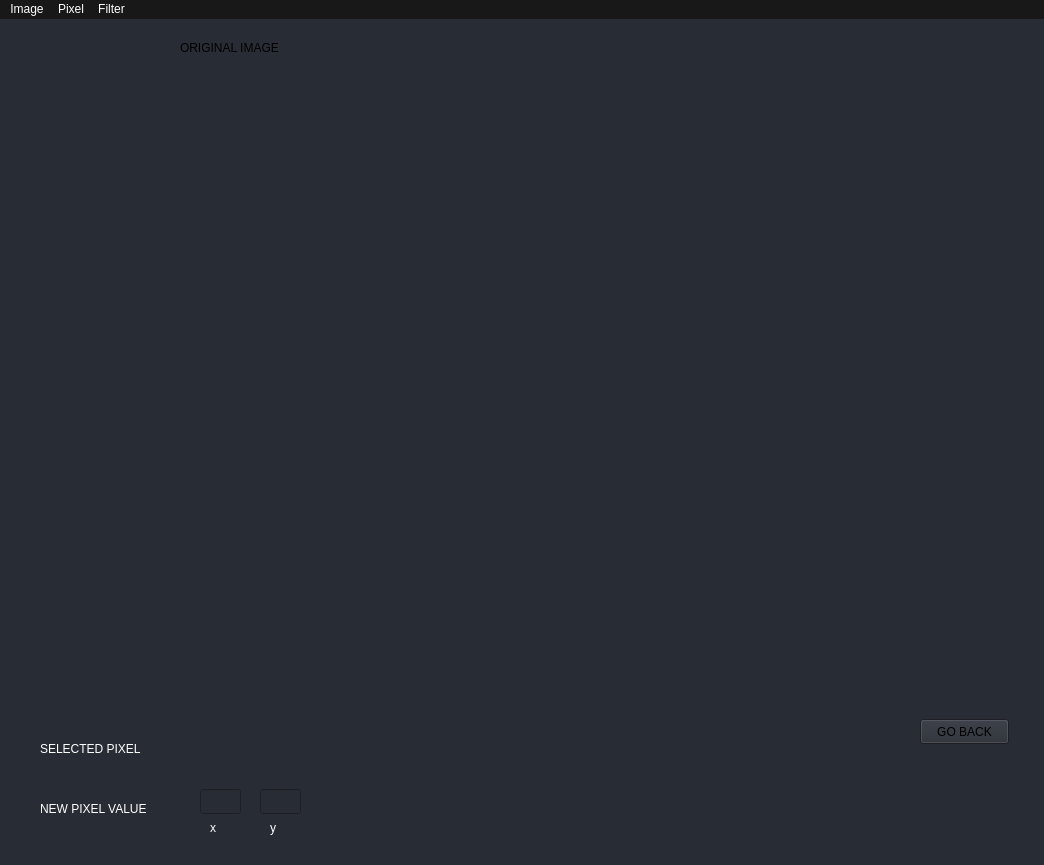
<?xml version="1.0" encoding="UTF-8"?>
<ui version="4.0">
 <class>MainWindow</class>
 <widget class="QMainWindow" name="MainWindow">
  <property name="geometry">
   <rect>
    <x>0</x>
    <y>0</y>
    <width>1044</width>
    <height>865</height>
   </rect>
  </property>
  <property name="windowTitle">
   <string>MainWindow</string>
  </property>
  <property name="styleSheet">
   <string notr="true">background-color: rgb(40, 44, 52); 
 </string>
  </property>
  <widget class="QWidget" name="centralwidget">
   <widget class="QPushButton" name="pushButton">
    <property name="geometry">
     <rect>
      <x>920</x>
      <y>700</y>
      <width>89</width>
      <height>25</height>
     </rect>
    </property>
    <property name="text">
     <string>GO BACK</string>
    </property>
   </widget>
   <widget class="QWidget" name="gridLayoutWidget">
    <property name="geometry">
     <rect>
      <x>30</x>
      <y>50</y>
      <width>491</width>
      <height>631</height>
     </rect>
    </property>
    <layout class="QGridLayout" name="gridLayout">
     <item row="0" column="0">
      <widget class="QLabel" name="original_image">
       <property name="text">
        <string/>
       </property>
       <property name="scaledContents">
        <bool>true</bool>
       </property>
      </widget>
     </item>
    </layout>
   </widget>
   <widget class="QWidget" name="gridLayoutWidget_2">
    <property name="geometry">
     <rect>
      <x>530</x>
      <y>50</y>
      <width>471</width>
      <height>631</height>
     </rect>
    </property>
    <layout class="QGridLayout" name="gridLayout_2">
     <item row="0" column="0">
      <widget class="QLabel" name="filtered_image">
       <property name="text">
        <string/>
       </property>
       <property name="scaledContents">
        <bool>true</bool>
       </property>
      </widget>
     </item>
    </layout>
   </widget>
   <widget class="QLabel" name="label">
    <property name="geometry">
     <rect>
      <x>180</x>
      <y>20</y>
      <width>161</width>
      <height>17</height>
     </rect>
    </property>
    <property name="text">
     <string>ORIGINAL IMAGE</string>
    </property>
   </widget>
   <widget class="QLabel" name="lbl_selected_pixel">
    <property name="geometry">
     <rect>
      <x>40</x>
      <y>720</y>
      <width>131</width>
      <height>20</height>
     </rect>
    </property>
    <property name="styleSheet">
     <string notr="true">color:rgb(255, 255, 255)</string>
    </property>
    <property name="text">
     <string>SELECTED PIXEL</string>
    </property>
   </widget>
   <widget class="QLabel" name="txt_pixel">
    <property name="geometry">
     <rect>
      <x>190</x>
      <y>720</y>
      <width>101</width>
      <height>17</height>
     </rect>
    </property>
    <property name="styleSheet">
     <string notr="true">color:rgb(255, 255, 255)</string>
    </property>
    <property name="text">
     <string/>
    </property>
   </widget>
   <widget class="QLabel" name="lbl_new_pixel_value">
    <property name="geometry">
     <rect>
      <x>40</x>
      <y>780</y>
      <width>131</width>
      <height>20</height>
     </rect>
    </property>
    <property name="styleSheet">
     <string notr="true">color:rgb(255, 255, 255)</string>
    </property>
    <property name="text">
     <string>NEW PIXEL VALUE</string>
    </property>
   </widget>
   <widget class="QLineEdit" name="input_pixel_x">
    <property name="geometry">
     <rect>
      <x>200</x>
      <y>770</y>
      <width>41</width>
      <height>25</height>
     </rect>
    </property>
   </widget>
   <widget class="QLineEdit" name="lineEdit_2">
    <property name="geometry">
     <rect>
      <x>260</x>
      <y>770</y>
      <width>41</width>
      <height>25</height>
     </rect>
    </property>
   </widget>
   <widget class="QLabel" name="lbl_y">
    <property name="geometry">
     <rect>
      <x>270</x>
      <y>800</y>
      <width>21</width>
      <height>17</height>
     </rect>
    </property>
    <property name="styleSheet">
     <string notr="true">color:rgb(255, 255, 255)</string>
    </property>
    <property name="text">
     <string>y</string>
    </property>
   </widget>
   <widget class="QLabel" name="lbl_x">
    <property name="geometry">
     <rect>
      <x>210</x>
      <y>800</y>
      <width>21</width>
      <height>17</height>
     </rect>
    </property>
    <property name="styleSheet">
     <string notr="true">color:rgb(255, 255, 255)</string>
    </property>
    <property name="text">
     <string>x</string>
    </property>
   </widget>
  </widget>
  <widget class="QMenuBar" name="menubar">
   <property name="geometry">
    <rect>
     <x>0</x>
     <y>0</y>
     <width>1044</width>
     <height>22</height>
    </rect>
   </property>
   <property name="styleSheet">
    <string notr="true">color:rgb(255, 255, 255);background-color: rgb(24, 24,24); 
 </string>
   </property>
   <widget class="QMenu" name="menu_image">
    <property name="styleSheet">
     <string notr="true">color:rgb(255, 255, 255);</string>
    </property>
    <property name="title">
     <string>Image</string>
    </property>
    <addaction name="btn_open"/>
    <addaction name="btn_save"/>
   </widget>
   <widget class="QMenu" name="menu_pixel">
    <property name="styleSheet">
     <string notr="true">color:rgb(255, 255, 255);</string>
    </property>
    <property name="title">
     <string>Pixel</string>
    </property>
    <addaction name="btn_show_pixel_value"/>
    <addaction name="btn_modify_pixel"/>
   </widget>
   <widget class="QMenu" name="menu_filter">
    <property name="title">
     <string>Filter</string>
    </property>
    <addaction name="actionBlack_and_White"/>
   </widget>
   <addaction name="menu_image"/>
   <addaction name="menu_pixel"/>
   <addaction name="menu_filter"/>
  </widget>
  <widget class="QStatusBar" name="statusbar"/>
  <action name="btn_open">
   <property name="text">
    <string>Open</string>
   </property>
  </action>
  <action name="btn_save">
   <property name="text">
    <string>Save</string>
   </property>
  </action>
  <action name="btn_show_pixel_value">
   <property name="text">
    <string>Show Value</string>
   </property>
  </action>
  <action name="btn_modify_pixel">
   <property name="text">
    <string>Modify Value</string>
   </property>
  </action>
  <action name="actionBlack_and_White">
   <property name="text">
    <string>Black and White</string>
   </property>
  </action>
 </widget>
 <resources/>
 <connections/>
</ui>
